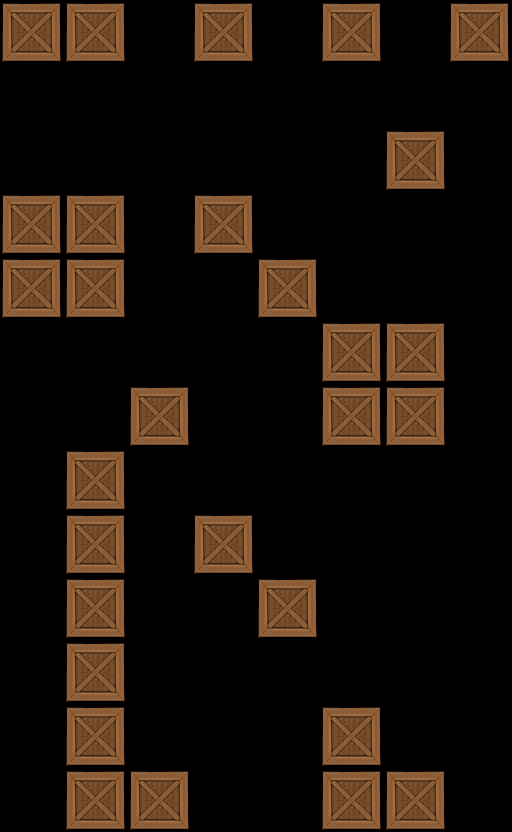

Below is a game level as drawn by its tile map, then a one-line description and the .tmx that defines it (tile-layer data replaced by summaries):
An orthogonal 8x13 tile map with 64x64 px tiles, 1 tile layer (Tile Layer 1).

<map version="1.0" orientation="orthogonal" width="8" height="13" tilewidth="64" tileheight="64">
 <tileset firstgid="1" name="crate" tilewidth="64" tileheight="64">
  <image source="../../crate2.png" width="64" height="64" />
 </tileset>
 <layer name="Tile Layer 1" width="8" height="13">
  <data>[104 cells, 29 non-empty, 1 distinct tile ids]</data>
 </layer>
</map>
